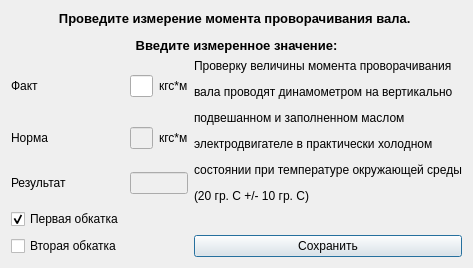
<?xml version="1.0" encoding="UTF-8"?>
<ui version="4.0">
 <class>window_experience_4</class>
 <widget class="QDialog" name="window_experience_4">
  <property name="geometry">
   <rect>
    <x>0</x>
    <y>0</y>
    <width>473</width>
    <height>260</height>
   </rect>
  </property>
  <property name="windowTitle">
   <string>Dialog</string>
  </property>
  <layout class="QHBoxLayout" name="horizontalLayout">
   <item>
    <layout class="QGridLayout" name="gridLayout">
     <item row="2" column="1">
      <widget class="QLineEdit" name="lineEdit_TorqueTurning_Nominal">
       <property name="enabled">
        <bool>false</bool>
       </property>
      </widget>
     </item>
     <item row="1" column="1">
      <widget class="QLineEdit" name="lineEdit_TorqueTurning_Fact"/>
     </item>
     <item row="3" column="0">
      <widget class="QLabel" name="label_4">
       <property name="text">
        <string>Результат</string>
       </property>
      </widget>
     </item>
     <item row="2" column="0">
      <widget class="QLabel" name="label_3">
       <property name="text">
        <string>Норма</string>
       </property>
      </widget>
     </item>
     <item row="1" column="3" rowspan="3">
      <widget class="QLabel" name="label_7">
       <property name="text">
        <string>&lt;html&gt;&lt;head/&gt;&lt;body&gt;&lt;p&gt;Проверку величины момента проворачивания&lt;/p&gt;&lt;p&gt;вала проводят динамометром на вертикально&lt;/p&gt;&lt;p&gt;подвешанном и заполненном маслом &lt;/p&gt;&lt;p&gt;электродвигателе в практически холодном&lt;/p&gt;&lt;p&gt;состоянии при температуре окружающей среды&lt;/p&gt;&lt;p&gt;(20 гр. С +/- 10 гр. С)&lt;/p&gt;&lt;/body&gt;&lt;/html&gt;</string>
       </property>
      </widget>
     </item>
     <item row="0" column="0" colspan="4">
      <widget class="QLabel" name="label">
       <property name="text">
        <string>&lt;html&gt;&lt;head/&gt;&lt;body&gt;&lt;p align=&quot;center&quot;&gt;&lt;span style=&quot; font-size:10pt; font-weight:600;&quot;&gt;Проведите измерение момента проворачивания вала. &lt;/span&gt;&lt;/p&gt;&lt;p align=&quot;center&quot;&gt;&lt;span style=&quot; font-size:10pt; font-weight:600;&quot;&gt;Введите измеренное значение:&lt;/span&gt;&lt;/p&gt;&lt;/body&gt;&lt;/html&gt;</string>
       </property>
      </widget>
     </item>
     <item row="4" column="0">
      <widget class="QCheckBox" name="checkBox_first_run_in">
       <property name="text">
        <string>Первая обкатка</string>
       </property>
       <property name="checked">
        <bool>true</bool>
       </property>
      </widget>
     </item>
     <item row="2" column="2">
      <widget class="QLabel" name="label_6">
       <property name="text">
        <string>кгс*м</string>
       </property>
      </widget>
     </item>
     <item row="1" column="0">
      <widget class="QLabel" name="label_2">
       <property name="text">
        <string>Факт</string>
       </property>
      </widget>
     </item>
     <item row="1" column="2">
      <widget class="QLabel" name="label_5">
       <property name="text">
        <string>кгс*м</string>
       </property>
      </widget>
     </item>
     <item row="5" column="0">
      <widget class="QCheckBox" name="checkBox_second_run_in">
       <property name="text">
        <string>Вторая обкатка</string>
       </property>
      </widget>
     </item>
     <item row="5" column="3">
      <widget class="QPushButton" name="pushButton_TorqueTurning_save">
       <property name="text">
        <string>Сохранить</string>
       </property>
      </widget>
     </item>
     <item row="3" column="1" colspan="2">
      <widget class="QLineEdit" name="lineEdit_TorqueTurning_Result">
       <property name="enabled">
        <bool>false</bool>
       </property>
      </widget>
     </item>
    </layout>
   </item>
  </layout>
 </widget>
 <resources/>
 <connections/>
</ui>
